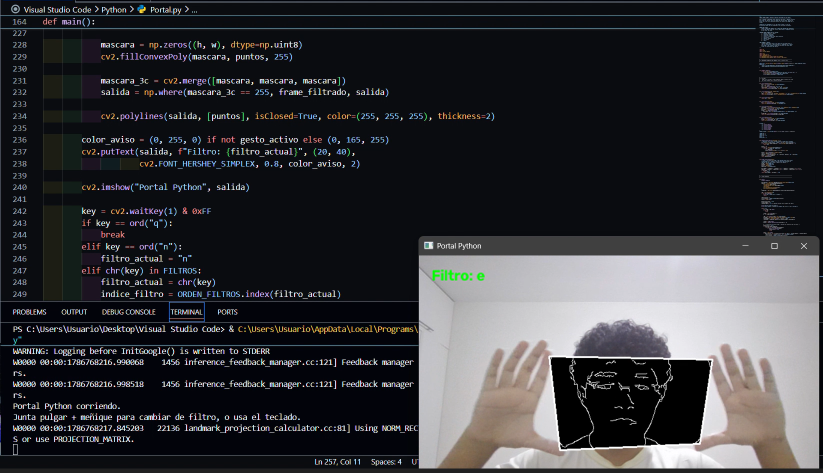
#> input picture Captura de pantalla 2026-11-05 172534.png, 1645 x 946 px (shown at 1/2 size)
$ python -i Portal.py   (imports and definitions only)
#> lines starting #> are read from the running program, lines starting #| are printed output that depends on the picture; after the words box and inside, x2 and y2 are one past the last pixel; in counts of white or black regions, pixels touching at a corner belong together
#> further down, picture is the input picture: shape (946, 1645, 3); mean B, G, R 54.4, 50.9, 50.3

import os
import time
import urllib.request

import cv2
import numpy as np
import mediapipe as mp
from mediapipe.tasks import python as mp_python
from mediapipe.tasks.python import vision as mp_vision

MODEL_PATH = os.path.join(os.path.dirname(os.path.abspath(__file__)), "hand_landmarker.task")
MODEL_URL = (
    "https://storage.googleapis.com/mediapipe-models/hand_landmarker/"
    "hand_landmarker/float16/latest/hand_landmarker.task"
)


# [18 lines left out: functions asegurar_modelo, filtro_sketch, filtro_pixelate, not called in this run]


def filtro_invertido(frame):
    return 255 - frame


def filtro_termico(frame):
    gray = cv2.cvtColor(frame, cv2.COLOR_BGR2GRAY)
    return cv2.applyColorMap(gray, cv2.COLORMAP_JET)


def filtro_cartoon(frame):
    suavizado = cv2.bilateralFilter(frame, d=9, sigmaColor=150, sigmaSpace=150)
    gray = cv2.cvtColor(frame, cv2.COLOR_BGR2GRAY)
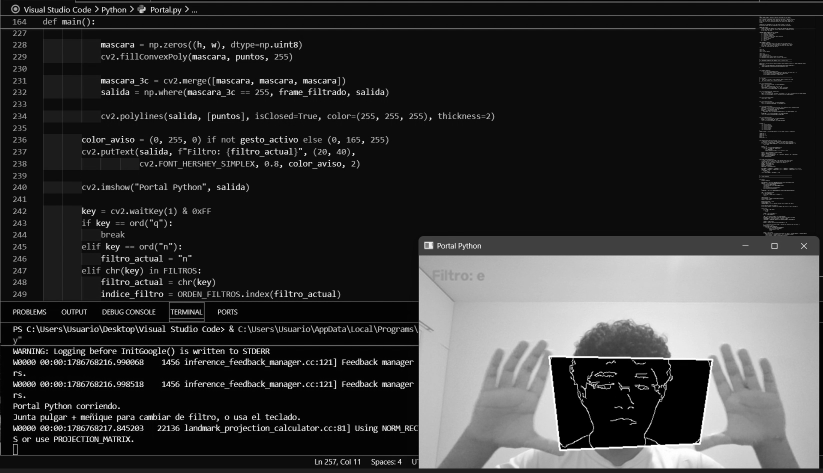
#> gray: shape (946, 1645) (shown at 1/2 size); min 0, max 255, mean 51.2
    gray_blur = cv2.medianBlur(gray, 5)
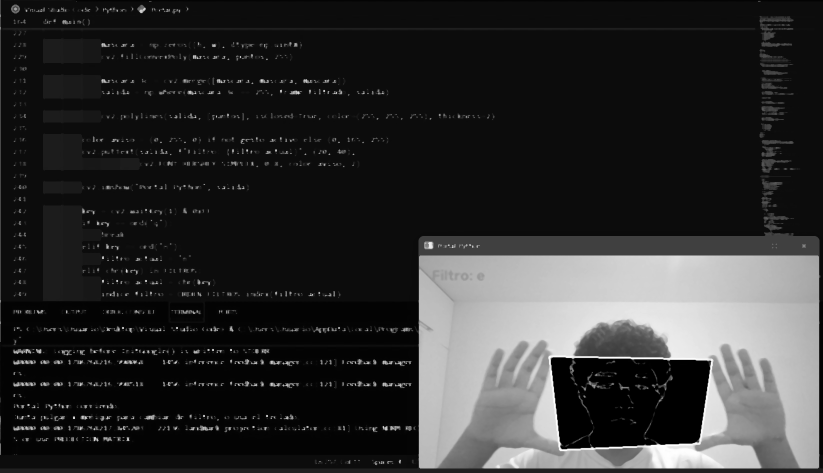
#> gray_blur: shape (946, 1645) (shown at 1/2 size); min 0, max 255, mean 46.4
    bordes = cv2.adaptiveThreshold(
        gray_blur, 255, cv2.ADAPTIVE_THRESH_MEAN_C, cv2.THRESH_BINARY, 9, 6
    )
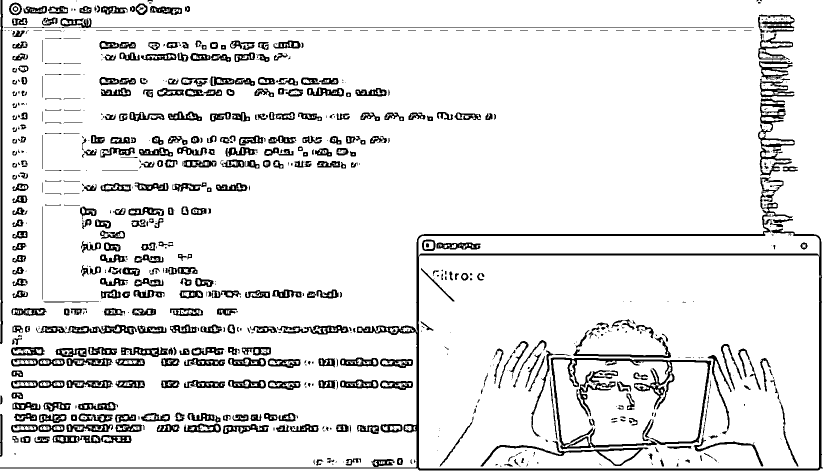
#> bordes: shape (946, 1645) (shown at 1/2 size); 89.9% white; 918 black regions (457 under 20 px), largest, box (x1, y1, x2, y2) and area: (0, 354, 1645, 941) 18750, (1101, 715, 1423, 899) 6505, (0, 0, 6, 688) 2755
    bordes_bgr = cv2.cvtColor(bordes, cv2.COLOR_GRAY2BGR)
    return cv2.bitwise_and(suavizado, bordes_bgr)
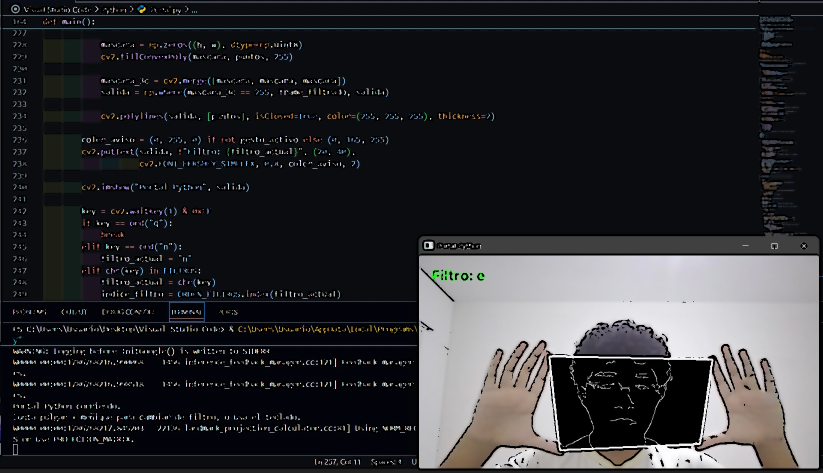
#> returned value: shape (946, 1645, 3) (shown at 1/2 size); mean of channels 0, 1, 2 48.7, 45.7, 45.1; drawn as B, G, R


# [4 lines left out: function filtro_bordes, not called in this run]


FILTROS = {
    "s": filtro_sketch,
    "p": filtro_pixelate,
    "i": filtro_invertido,
    "t": filtro_termico,
    "c": filtro_cartoon,
    "e": filtro_bordes,
}
ORDEN_FILTROS = list(FILTROS.keys())

THUMB_TIP = 4
INDEX_TIP = 8
PINKY_TIP = 20
WRIST = 0
MIDDLE_MCP = 9


# [117 lines left out: functions obtener_puntos_portal, pulgar_toca_menique, main, not called in this run]


# [2 lines not run here, left out]

>>> import cv2
>>> picture = cv2.imread('Captura de pantalla 2026-11-05 172534.png')
>>> result = filtro_cartoon(picture)
